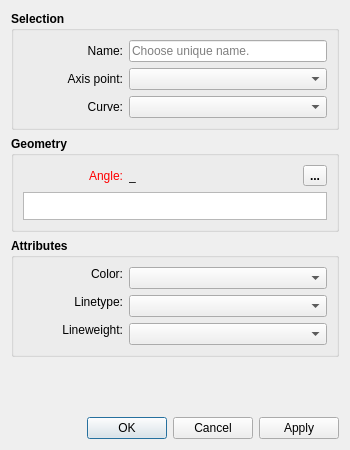
<?xml version="1.0" encoding="UTF-8"?>
<ui version="4.0">
 <class>DialogCurveIntersectAxis</class>
 <widget class="QDialog" name="DialogCurveIntersectAxis">
  <property name="geometry">
   <rect>
    <x>0</x>
    <y>0</y>
    <width>350</width>
    <height>450</height>
   </rect>
  </property>
  <property name="minimumSize">
   <size>
    <width>270</width>
    <height>0</height>
   </size>
  </property>
  <property name="windowTitle">
   <string>Intersect - Curve and Axis</string>
  </property>
  <property name="windowIcon">
   <iconset resource="../../../vmisc/share/resources/icon.qrc">
    <normaloff>:/icon/64x64/icon64x64.png</normaloff>:/icon/64x64/icon64x64.png</iconset>
  </property>
  <property name="modal">
   <bool>true</bool>
  </property>
  <layout class="QVBoxLayout" name="verticalLayout_3">
   <item>
    <widget class="QGroupBox" name="groupBox">
     <property name="sizePolicy">
      <sizepolicy hsizetype="Expanding" vsizetype="Preferred">
       <horstretch>0</horstretch>
       <verstretch>0</verstretch>
      </sizepolicy>
     </property>
     <property name="font">
      <font>
       <pointsize>9</pointsize>
       <bold>true</bold>
      </font>
     </property>
     <property name="title">
      <string>Selection</string>
     </property>
     <layout class="QFormLayout" name="formLayout">
      <item row="3" column="0">
       <widget class="QLabel" name="axisPoint_Label">
        <property name="sizePolicy">
         <sizepolicy hsizetype="Preferred" vsizetype="Preferred">
          <horstretch>0</horstretch>
          <verstretch>0</verstretch>
         </sizepolicy>
        </property>
        <property name="minimumSize">
         <size>
          <width>100</width>
          <height>0</height>
         </size>
        </property>
        <property name="font">
         <font>
          <pointsize>9</pointsize>
          <bold>false</bold>
         </font>
        </property>
        <property name="text">
         <string>Axis point:</string>
        </property>
        <property name="alignment">
         <set>Qt::AlignRight|Qt::AlignTrailing|Qt::AlignVCenter</set>
        </property>
       </widget>
      </item>
      <item row="3" column="1">
       <widget class="QComboBox" name="axisPoint_ComboBox">
        <property name="sizePolicy">
         <sizepolicy hsizetype="Expanding" vsizetype="Fixed">
          <horstretch>0</horstretch>
          <verstretch>0</verstretch>
         </sizepolicy>
        </property>
        <property name="minimumSize">
         <size>
          <width>80</width>
          <height>0</height>
         </size>
        </property>
        <property name="font">
         <font>
          <pointsize>9</pointsize>
          <bold>false</bold>
         </font>
        </property>
        <property name="toolTip">
         <string/>
        </property>
       </widget>
      </item>
      <item row="4" column="0">
       <widget class="QLabel" name="curve_Label">
        <property name="sizePolicy">
         <sizepolicy hsizetype="Preferred" vsizetype="Preferred">
          <horstretch>0</horstretch>
          <verstretch>0</verstretch>
         </sizepolicy>
        </property>
        <property name="minimumSize">
         <size>
          <width>100</width>
          <height>0</height>
         </size>
        </property>
        <property name="font">
         <font>
          <pointsize>9</pointsize>
          <bold>false</bold>
         </font>
        </property>
        <property name="text">
         <string>Curve:</string>
        </property>
        <property name="alignment">
         <set>Qt::AlignRight|Qt::AlignTrailing|Qt::AlignVCenter</set>
        </property>
       </widget>
      </item>
      <item row="4" column="1">
       <widget class="QComboBox" name="curve_ComboBox">
        <property name="sizePolicy">
         <sizepolicy hsizetype="Expanding" vsizetype="Fixed">
          <horstretch>0</horstretch>
          <verstretch>0</verstretch>
         </sizepolicy>
        </property>
        <property name="minimumSize">
         <size>
          <width>80</width>
          <height>0</height>
         </size>
        </property>
        <property name="font">
         <font>
          <pointsize>9</pointsize>
          <bold>false</bold>
         </font>
        </property>
       </widget>
      </item>
      <item row="2" column="0">
       <widget class="QLabel" name="pointName_Label">
        <property name="sizePolicy">
         <sizepolicy hsizetype="Preferred" vsizetype="Preferred">
          <horstretch>0</horstretch>
          <verstretch>0</verstretch>
         </sizepolicy>
        </property>
        <property name="minimumSize">
         <size>
          <width>100</width>
          <height>0</height>
         </size>
        </property>
        <property name="font">
         <font>
          <pointsize>9</pointsize>
          <bold>false</bold>
         </font>
        </property>
        <property name="text">
         <string>Name:</string>
        </property>
        <property name="alignment">
         <set>Qt::AlignRight|Qt::AlignTrailing|Qt::AlignVCenter</set>
        </property>
       </widget>
      </item>
      <item row="2" column="1">
       <widget class="QLineEdit" name="pointName_LineEdit">
        <property name="sizePolicy">
         <sizepolicy hsizetype="Expanding" vsizetype="Fixed">
          <horstretch>0</horstretch>
          <verstretch>0</verstretch>
         </sizepolicy>
        </property>
        <property name="minimumSize">
         <size>
          <width>80</width>
          <height>0</height>
         </size>
        </property>
        <property name="font">
         <font>
          <pointsize>9</pointsize>
          <bold>false</bold>
         </font>
        </property>
        <property name="focusPolicy">
         <enum>Qt::StrongFocus</enum>
        </property>
        <property name="toolTip">
         <string>Unique name</string>
        </property>
        <property name="placeholderText">
         <string>Choose unique name.</string>
        </property>
       </widget>
      </item>
     </layout>
    </widget>
   </item>
   <item>
    <widget class="QGroupBox" name="groupBox_2">
     <property name="sizePolicy">
      <sizepolicy hsizetype="Expanding" vsizetype="Preferred">
       <horstretch>0</horstretch>
       <verstretch>0</verstretch>
      </sizepolicy>
     </property>
     <property name="font">
      <font>
       <pointsize>9</pointsize>
       <bold>true</bold>
      </font>
     </property>
     <property name="title">
      <string>Geometry</string>
     </property>
     <layout class="QVBoxLayout" name="verticalLayout">
      <item>
       <layout class="QHBoxLayout" name="horizontalLayout_9">
        <item alignment="Qt::AlignLeft">
         <widget class="QLabel" name="labelEditFormula">
          <property name="sizePolicy">
           <sizepolicy hsizetype="Fixed" vsizetype="Preferred">
            <horstretch>0</horstretch>
            <verstretch>0</verstretch>
           </sizepolicy>
          </property>
          <property name="minimumSize">
           <size>
            <width>100</width>
            <height>0</height>
           </size>
          </property>
          <property name="palette">
           <palette>
            <active>
             <colorrole role="WindowText">
              <brush brushstyle="SolidPattern">
               <color alpha="255">
                <red>255</red>
                <green>0</green>
                <blue>0</blue>
               </color>
              </brush>
             </colorrole>
            </active>
            <inactive>
             <colorrole role="WindowText">
              <brush brushstyle="SolidPattern">
               <color alpha="255">
                <red>255</red>
                <green>0</green>
                <blue>0</blue>
               </color>
              </brush>
             </colorrole>
            </inactive>
            <disabled>
             <colorrole role="WindowText">
              <brush brushstyle="SolidPattern">
               <color alpha="255">
                <red>159</red>
                <green>158</green>
                <blue>158</blue>
               </color>
              </brush>
             </colorrole>
            </disabled>
           </palette>
          </property>
          <property name="font">
           <font>
            <pointsize>9</pointsize>
            <bold>false</bold>
           </font>
          </property>
          <property name="text">
           <string>Angle:</string>
          </property>
          <property name="alignment">
           <set>Qt::AlignRight|Qt::AlignTrailing|Qt::AlignVCenter</set>
          </property>
         </widget>
        </item>
        <item>
         <widget class="QLabel" name="labelResultCalculation">
          <property name="sizePolicy">
           <sizepolicy hsizetype="Fixed" vsizetype="Preferred">
            <horstretch>0</horstretch>
            <verstretch>0</verstretch>
           </sizepolicy>
          </property>
          <property name="minimumSize">
           <size>
            <width>85</width>
            <height>0</height>
           </size>
          </property>
          <property name="font">
           <font>
            <pointsize>9</pointsize>
            <bold>false</bold>
           </font>
          </property>
          <property name="toolTip">
           <string>Value</string>
          </property>
          <property name="text">
           <string notr="true">_</string>
          </property>
         </widget>
        </item>
        <item>
         <spacer name="horizontalSpacer_2">
          <property name="orientation">
           <enum>Qt::Horizontal</enum>
          </property>
          <property name="sizeHint" stdset="0">
           <size>
            <width>10</width>
            <height>20</height>
           </size>
          </property>
         </spacer>
        </item>
        <item alignment="Qt::AlignRight">
         <widget class="QToolButton" name="exprAngle_ToolButton">
          <property name="toolTip">
           <string>Formula wizard</string>
          </property>
          <property name="text">
           <string notr="true">...</string>
          </property>
          <property name="icon">
           <iconset resource="../../../vmisc/share/resources/icon.qrc">
            <normaloff>:/tsvg/seamly/fx.tsvg</normaloff>:/tsvg/seamly/fx.tsvg</iconset>
          </property>
          <property name="iconSize">
           <size>
            <width>24</width>
            <height>24</height>
           </size>
          </property>
         </widget>
        </item>
       </layout>
      </item>
      <item>
       <widget class="ExpandingTextEdit" name="plainTextEditFormula">
        <property name="sizePolicy">
         <sizepolicy hsizetype="Expanding" vsizetype="Preferred">
          <horstretch>0</horstretch>
          <verstretch>0</verstretch>
         </sizepolicy>
        </property>
        <property name="maximumSize">
         <size>
          <width>16777215</width>
          <height>28</height>
         </size>
        </property>
        <property name="baseSize">
         <size>
          <width>4</width>
          <height>0</height>
         </size>
        </property>
        <property name="font">
         <font>
          <pointsize>9</pointsize>
          <bold>false</bold>
         </font>
        </property>
        <property name="tabChangesFocus">
         <bool>true</bool>
        </property>
        <property name="lineWrapMode">
         <enum>QPlainTextEdit::WidgetWidth</enum>
        </property>
       </widget>
      </item>
     </layout>
    </widget>
   </item>
   <item>
    <widget class="QGroupBox" name="attributes_GroupBox_2">
     <property name="minimumSize">
      <size>
       <width>240</width>
       <height>0</height>
      </size>
     </property>
     <property name="font">
      <font>
       <pointsize>9</pointsize>
       <bold>true</bold>
      </font>
     </property>
     <property name="title">
      <string>Attributes</string>
     </property>
     <layout class="QFormLayout" name="formLayout_2">
      <item row="0" column="0">
       <widget class="QLabel" name="lineColor_Label">
        <property name="sizePolicy">
         <sizepolicy hsizetype="MinimumExpanding" vsizetype="Fixed">
          <horstretch>0</horstretch>
          <verstretch>0</verstretch>
         </sizepolicy>
        </property>
        <property name="minimumSize">
         <size>
          <width>100</width>
          <height>0</height>
         </size>
        </property>
        <property name="maximumSize">
         <size>
          <width>16777215</width>
          <height>16777215</height>
         </size>
        </property>
        <property name="font">
         <font>
          <pointsize>9</pointsize>
          <bold>false</bold>
         </font>
        </property>
        <property name="text">
         <string>Color:</string>
        </property>
        <property name="alignment">
         <set>Qt::AlignRight|Qt::AlignTrailing|Qt::AlignVCenter</set>
        </property>
       </widget>
      </item>
      <item row="0" column="1">
       <widget class="ColorComboBox" name="lineColor_ComboBox">
        <property name="sizePolicy">
         <sizepolicy hsizetype="Expanding" vsizetype="Fixed">
          <horstretch>0</horstretch>
          <verstretch>0</verstretch>
         </sizepolicy>
        </property>
        <property name="minimumSize">
         <size>
          <width>80</width>
          <height>0</height>
         </size>
        </property>
        <property name="font">
         <font>
          <pointsize>9</pointsize>
          <bold>false</bold>
         </font>
        </property>
       </widget>
      </item>
      <item row="1" column="0">
       <widget class="QLabel" name="lineType_Label">
        <property name="sizePolicy">
         <sizepolicy hsizetype="MinimumExpanding" vsizetype="Fixed">
          <horstretch>0</horstretch>
          <verstretch>0</verstretch>
         </sizepolicy>
        </property>
        <property name="minimumSize">
         <size>
          <width>100</width>
          <height>0</height>
         </size>
        </property>
        <property name="maximumSize">
         <size>
          <width>16777215</width>
          <height>16777215</height>
         </size>
        </property>
        <property name="font">
         <font>
          <pointsize>9</pointsize>
          <bold>false</bold>
         </font>
        </property>
        <property name="text">
         <string>Linetype:</string>
        </property>
        <property name="alignment">
         <set>Qt::AlignRight|Qt::AlignTrailing|Qt::AlignVCenter</set>
        </property>
       </widget>
      </item>
      <item row="1" column="1">
       <widget class="LineTypeComboBox" name="lineType_ComboBox">
        <property name="sizePolicy">
         <sizepolicy hsizetype="Expanding" vsizetype="Fixed">
          <horstretch>0</horstretch>
          <verstretch>0</verstretch>
         </sizepolicy>
        </property>
        <property name="minimumSize">
         <size>
          <width>80</width>
          <height>0</height>
         </size>
        </property>
        <property name="maximumSize">
         <size>
          <width>16777215</width>
          <height>16777215</height>
         </size>
        </property>
        <property name="font">
         <font>
          <pointsize>9</pointsize>
          <bold>false</bold>
         </font>
        </property>
       </widget>
      </item>
      <item row="2" column="0">
       <widget class="QLabel" name="lineWeight_Label">
        <property name="sizePolicy">
         <sizepolicy hsizetype="MinimumExpanding" vsizetype="Fixed">
          <horstretch>0</horstretch>
          <verstretch>0</verstretch>
         </sizepolicy>
        </property>
        <property name="minimumSize">
         <size>
          <width>100</width>
          <height>0</height>
         </size>
        </property>
        <property name="maximumSize">
         <size>
          <width>16777215</width>
          <height>16777215</height>
         </size>
        </property>
        <property name="font">
         <font>
          <pointsize>9</pointsize>
          <bold>false</bold>
         </font>
        </property>
        <property name="text">
         <string>Lineweight:</string>
        </property>
        <property name="alignment">
         <set>Qt::AlignRight|Qt::AlignTrailing|Qt::AlignVCenter</set>
        </property>
       </widget>
      </item>
      <item row="2" column="1">
       <widget class="LineWeightComboBox" name="lineWeight_ComboBox">
        <property name="sizePolicy">
         <sizepolicy hsizetype="Expanding" vsizetype="Fixed">
          <horstretch>0</horstretch>
          <verstretch>0</verstretch>
         </sizepolicy>
        </property>
        <property name="minimumSize">
         <size>
          <width>80</width>
          <height>0</height>
         </size>
        </property>
        <property name="font">
         <font>
          <pointsize>9</pointsize>
          <bold>false</bold>
         </font>
        </property>
       </widget>
      </item>
     </layout>
    </widget>
   </item>
   <item>
    <spacer name="verticalSpacer">
     <property name="orientation">
      <enum>Qt::Vertical</enum>
     </property>
     <property name="sizeHint" stdset="0">
      <size>
       <width>20</width>
       <height>60</height>
      </size>
     </property>
    </spacer>
   </item>
   <item>
    <widget class="QDialogButtonBox" name="buttonBox">
     <property name="orientation">
      <enum>Qt::Horizontal</enum>
     </property>
     <property name="standardButtons">
      <set>QDialogButtonBox::Apply|QDialogButtonBox::Cancel|QDialogButtonBox::Ok</set>
     </property>
    </widget>
   </item>
  </layout>
 </widget>
 <customwidgets>
  <customwidget>
   <class>ColorComboBox</class>
   <extends>QComboBox</extends>
   <header location="global">color_combobox.h</header>
  </customwidget>
  <customwidget>
   <class>LineTypeComboBox</class>
   <extends>QComboBox</extends>
   <header location="global">linetype_combobox.h</header>
  </customwidget>
  <customwidget>
   <class>LineWeightComboBox</class>
   <extends>QComboBox</extends>
   <header location="global">lineweight_combobox.h</header>
  </customwidget>
  <customwidget>
   <class>ExpandingTextEdit</class>
   <extends>QPlainTextEdit</extends>
   <header>expandingtextedit.h</header>
  </customwidget>
 </customwidgets>
 <tabstops>
  <tabstop>pointName_LineEdit</tabstop>
  <tabstop>axisPoint_ComboBox</tabstop>
  <tabstop>curve_ComboBox</tabstop>
  <tabstop>exprAngle_ToolButton</tabstop>
  <tabstop>plainTextEditFormula</tabstop>
  <tabstop>lineColor_ComboBox</tabstop>
  <tabstop>lineType_ComboBox</tabstop>
  <tabstop>lineWeight_ComboBox</tabstop>
 </tabstops>
 <resources>
  <include location="../../../vmisc/share/resources/icon.qrc"/>
 </resources>
 <connections>
  <connection>
   <sender>buttonBox</sender>
   <signal>accepted()</signal>
   <receiver>DialogCurveIntersectAxis</receiver>
   <slot>accept()</slot>
   <hints>
    <hint type="sourcelabel">
     <x>248</x>
     <y>254</y>
    </hint>
    <hint type="destinationlabel">
     <x>157</x>
     <y>274</y>
    </hint>
   </hints>
  </connection>
  <connection>
   <sender>buttonBox</sender>
   <signal>rejected()</signal>
   <receiver>DialogCurveIntersectAxis</receiver>
   <slot>reject()</slot>
   <hints>
    <hint type="sourcelabel">
     <x>316</x>
     <y>260</y>
    </hint>
    <hint type="destinationlabel">
     <x>286</x>
     <y>274</y>
    </hint>
   </hints>
  </connection>
 </connections>
</ui>
